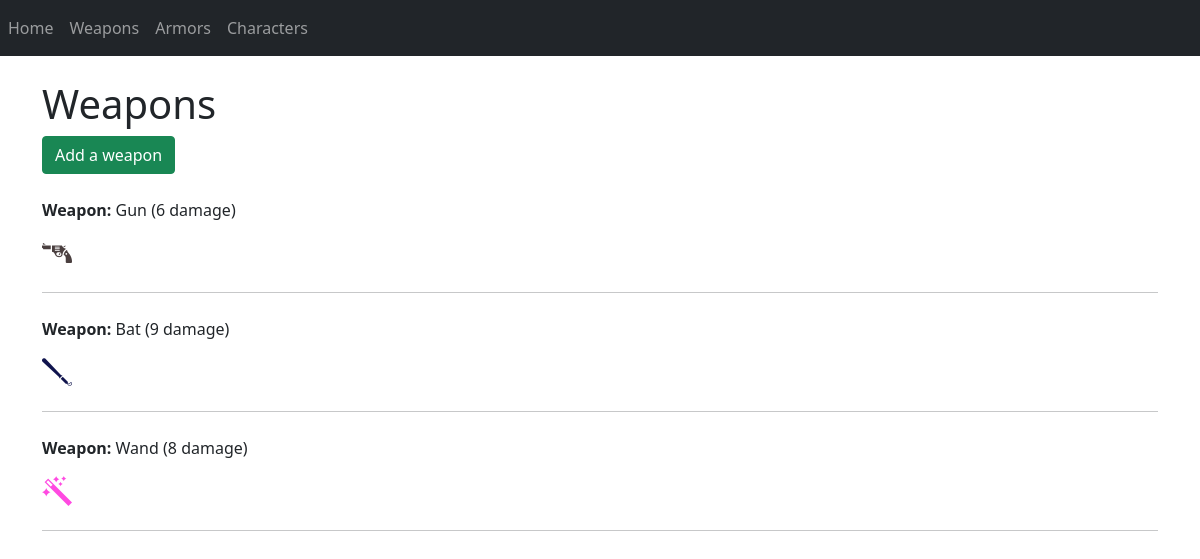
The page /game/weapons/ on the database its author committed.
### game/models.py (models this page shows, shortened)
class Weapon(models.Model):
    name = models.CharField(max_length=200)
    damage = models.IntegerField()
    icon_path = models.CharField(max_length=255)

### game/views.py (the view)
# urls.py: path('weapons/', views.weapons, name='weapons-index'),
def weapons(request):
    weapons = Weapon.objects.all()
    return render(request, 'weapons/index.html', {'weapons': weapons})

### game/templates/weapons/index.html
{% include 'layout/header.html' %}
<body>
    {% load static %}
    {% include 'layout/navbar.html' %}
    <div class="container">
        <h1 class="mt-4">Weapons</h1>
        <a class="btn btn-success" href="{% url 'game:weapons-create' %}" role="button">Add a weapon</a>
        {% for weapon in weapons %}
        <div class="my-4">
            <div class="my-2">
                <p><strong>Weapon:</strong> {{weapon.name}} ({{weapon.damage}} damage)</p>
                <img src="{% static 'game/weapons/' %}{{weapon.icon_path}}" width="30" height="30">
            </div>
        </div>
        <hr/>
        {% endfor %}
    </div>
</body>
</html>

### rows shown on the page
Weapon: name "Gun", damage "6", icon_path (picture)
Weapon: name "Bat", damage "9", icon_path (picture)
Weapon: name "Wand", damage "8", icon_path (picture)
